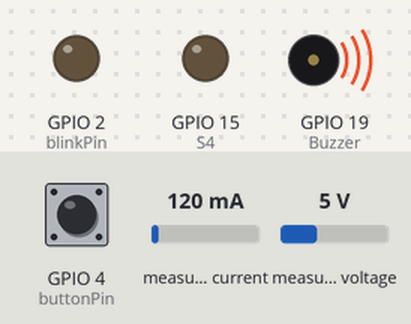
Bench run of a sketch on a simulated ESP32. Shown: output pins drawn as LEDs (lit = HIGH), buzzer (waves = sounding, pin HIGH). Dashed ring = blinking. The inputs (shaded band) are chosen by the test bench; at power-on: GPIO 4 (buttonPin) HIGH, measured current 120 mA, measured voltage 5 V. WiFi joins after 1.5 s; servers stay silent unless stated; uploads are accepted with an empty reply; the local clock reads 2024-03-15 10:24:30 at power-on unless the sketch sets it; pins used as bus, display or sensor lines are not drawn; what the sketch prints to the serial monitor is not drawn.

Above: at 3.1 s.
3.2 s: GPIO 4 (buttonPin) pulled LOW for 3.2 s
At 7.7 s:
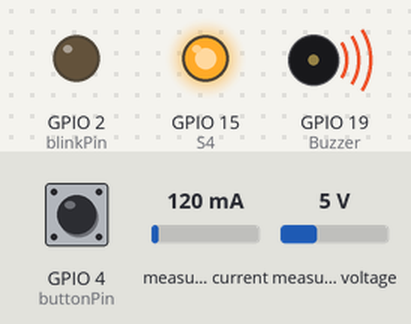
7.9 s: GPIO 4 (buttonPin) pulled LOW for 1 s
At 8.38 s:
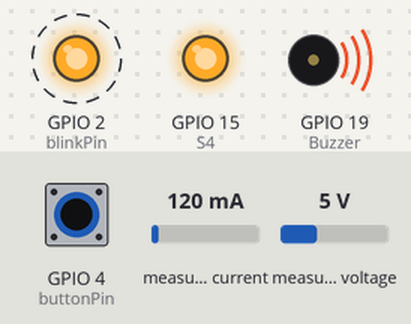
20.1 s: GPIO 4 (buttonPin) driven LOW
At 24.22 s:
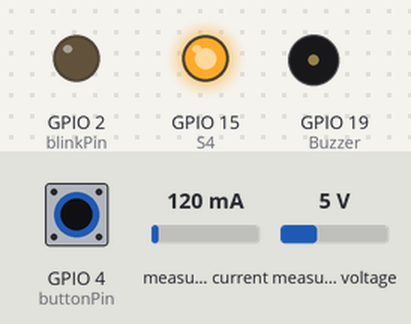
24.7 s: GPIO 4 (buttonPin) driven HIGH
At 24.7 s:
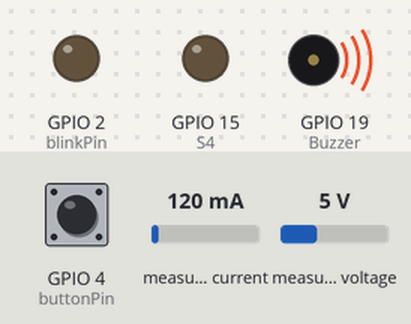
Timing chart, 0 to 27.2 s (numbered marks = the images above; inputs shaded):
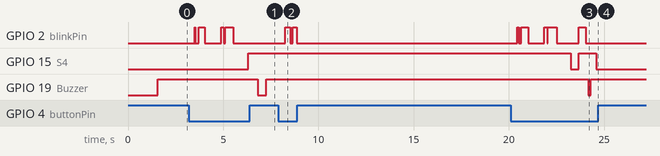

The sketch:

mainV1.ino
```cpp
#include <Arduino.h>
#include "PZEMModule.h"
#include "RTCModule.h"
#include <WiFi.h>
#include <WiFiManager.h>
#include <HTTPClient.h>
#include <ArduinoJson.h>

int S1 = 18, S2 = 5, S3 = 32, S4 = 15;
int buttonPin = 4, blinkPin = 2, Buzzer = 19;
int value_max = 0;
int value_min = 0;
String device = "1";

const char* serverUrl = "https://apiplug.nareubad.work/";
WiFiManager wifiManager;
HTTPClient http;

bool relayState = false;
bool buttonPressed = false;
bool isWifiReset = false;
bool inConfigPortal = false;

unsigned long lastBlinkTime = 0;
unsigned long buttonPressStart = 0;
unsigned long buttonPressDuration = 0;

float voltage, current, power, energy, frequency, powerFactor;
String currentTime = "";

void setup() {
  Serial.begin(115200);

  pinMode(S1, OUTPUT);
  pinMode(S2, OUTPUT);
  pinMode(S3, OUTPUT);
  pinMode(S4, OUTPUT);
  pinMode(buttonPin, INPUT_PULLUP);
  pinMode(blinkPin, OUTPUT);
  pinMode(Buzzer, OUTPUT);

  digitalWrite(S1, LOW);
  digitalWrite(S2, LOW);
  digitalWrite(S3, LOW);
  digitalWrite(S4, LOW);

  wifiManager.setTimeout(120);
  if (!wifiManager.autoConnect("PLUG")) {
    Serial.println("WiFi connect failed. Restarting ESP32...");
    delay(1000);
    ESP.restart();
  }

  setupPZEM();
  setupRTC();

  xTaskCreatePinnedToCore(sendDataToAPI_Task, "SendDataToAPI", 10000, NULL, 1, NULL, 1);
  xTaskCreatePinnedToCore(blinkLED_Task, "BlinkLED", 2048, NULL, 1, NULL, 1);

  getValueAPI();
  getRelayStatusFromAPI();
}

void checkWiFiConnection() {
  if (WiFi.status() != WL_CONNECTED) {
    Serial.println("WiFi disconnected, reconnecting...");
    wifiManager.setTimeout(10);
    if (!wifiManager.autoConnect("PLUG")) {
      Serial.println("WiFi reconnect failed.");
    } else {
      Serial.println("WiFi reconnected.");
    }
  }
}

void sendDataToAPI(float voltage, float current, float power, float energy, float frequency, float powerFactor, String currentTime) {
  checkWiFiConnection();
  if (WiFi.status() == WL_CONNECTED) {
    HTTPClient http;
    String url = serverUrl + String("devices/") + device;
    http.begin(url);
    http.addHeader("Content-Type", "application/json");

    StaticJsonDocument<300> jsonDoc;
    jsonDoc["id"] = 1;
    jsonDoc["device_status"] = WL_CONNECTED ? "on" : "off";
    jsonDoc["voltage_value"] = voltage;
    jsonDoc["current_value"] = current;
    jsonDoc["power_value"] = power;
    jsonDoc["energy_value"] = energy;
    jsonDoc["frequency_value"] = frequency;
    jsonDoc["power_factor_value"] = powerFactor;
    jsonDoc["update_at"] = currentTime;

    String jsonData;
    serializeJson(jsonDoc, jsonData);
    Serial.println("Sending data: " + jsonData);

    int httpResponseCode = http.POST(jsonData);

    if (httpResponseCode > 0) {
      Serial.println("Data sent successfully: " + String(httpResponseCode));
    } else {
      Serial.println("Error sending data: " + String(httpResponseCode));
    }

    http.end();
  } else {
    Serial.println("Cannot send data: WiFi not connected.");
  }
  getRelayStatusFromAPI();
  getValueAPI();
}

void getRelayStatusFromAPI() {
  checkWiFiConnection();

  if (WiFi.status() == WL_CONNECTED) {
    HTTPClient http;
    String url = serverUrl + String("devices_details/") + device;
    http.begin(url);

    int httpCode = http.GET();
    if (httpCode > 0) {
      String payload = http.getString();
      Serial.println("API Response: " + payload);

      StaticJsonDocument<512> doc;
      DeserializationError error = deserializeJson(doc, payload);

      if (!error) {
        for (JsonObject obj : doc.as<JsonArray>()) {
          int channel_id = obj["channel_id"];
          String status = obj["channel_status"];
          bool relayStatus = (status == "on");

          switch (channel_id) {
            case 1: digitalWrite(S1, relayStatus); break;
            case 2: digitalWrite(S2, relayStatus); break;
            case 3: digitalWrite(S3, relayStatus); break;
            case 4: digitalWrite(S4, relayStatus); break;
          }

          Serial.print("Relay ");
          Serial.print(channel_id);
          Serial.print(" Status: ");
          Serial.println(status);
        }
      } else {
        Serial.println("JSON parsing failed!");
      }
    } else {
      Serial.println("Failed to get data from API");
    }
    http.end();
  }
}

void getValueAPI() {
  checkWiFiConnection();

  if (WiFi.status() == WL_CONNECTED) {
    HTTPClient http;
    String url = serverUrl + String("value_controllers/")  + device;
    http.begin(url);

    int httpCode = http.GET();
    if (httpCode > 0) {
      String payload = http.getString();
      Serial.println("API Response: " + payload);

      StaticJsonDocument<512> doc;
      DeserializationError error = deserializeJson(doc, payload);

      if (!error) {
        for (JsonObject obj : doc.as<JsonArray>()) {
          value_max = obj["value_max"];
          value_min = obj["value_min"];

          Serial.print("Max Value: ");
          Serial.print(value_max);
          Serial.print(", Min Value: ");
          Serial.println(value_min);
        }
      } else {
        Serial.println("JSON parsing failed!");
      }
    } else {
      Serial.println("Failed to get data from API");
    }
    http.end();
  }
}


void sendRelayStateToAPI() {
  HTTPClient http;
  String url = serverUrl + String("devices_details/") + device;
  http.begin(url);

  StaticJsonDocument<512> doc;
  JsonArray arr = doc.to<JsonArray>();

  JsonObject relay1State = arr.createNestedObject();
  relay1State["devices_id"] = 1;
  relay1State["channel_id"] = 1;
  relay1State["channel_status"] = (digitalRead(S1) == HIGH) ? "on" : "off";

  JsonObject relay2State = arr.createNestedObject();
  relay2State["devices_id"] = 1;
  relay2State["channel_id"] = 2;
  relay2State["channel_status"] = (digitalRead(S2) == HIGH) ? "on" : "off";

  JsonObject relay3State = arr.createNestedObject();
  relay3State["devices_id"] = 1;
  relay3State["channel_id"] = 3;
  relay3State["channel_status"] = (digitalRead(S3) == HIGH) ? "on" : "off";

  JsonObject relay4State = arr.createNestedObject();
  relay4State["devices_id"] = 1;
  relay4State["channel_id"] = 4;
  relay4State["channel_status"] = (digitalRead(S4) == HIGH) ? "on" : "off";

  String payload;
  serializeJson(doc, payload);
  Serial.println("Sending relay state: " + payload);

  http.addHeader("Content-Type", "application/json");

  int httpCode = http.PUT(payload);

  if (httpCode == 200) {
    Serial.println("PUT request successful");
  } else {
    Serial.println("Error on HTTP request: " + String(httpCode));
  }

  http.end();
}

void checkBuzzerAlert(float value) {
  if (power > value_max) {
    digitalWrite(Buzzer, HIGH);
    Serial.println("buzzer ON");
    Serial.println("MAX");
    Serial.println(power);
    Serial.println(value_max);
  } else if (power < value_min) {
    digitalWrite(Buzzer, HIGH);
    Serial.println("buzzer ON");
    Serial.println("MIN");
    Serial.println(power);
    Serial.println(value_min);
  } else {
    digitalWrite(Buzzer, LOW);
  }
}


void sendDataToAPI_Task(void* parameter) {
  while (true) {
    voltage = pzem.voltage();
    current = pzem.current();
    power = pzem.power();
    energy = pzem.energy();
    frequency = pzem.frequency();
    powerFactor = pzem.pf();
    currentTime = getTime();

    checkBuzzerAlert(power);

    sendDataToAPI(voltage, current, power, energy, frequency, powerFactor, currentTime);

    delay(5000);
  }
}

void blinkLED_Task(void* parameter) {
  while (true) {
    digitalWrite(blinkPin, inConfigPortal ? !digitalRead(blinkPin) : LOW);
    delay(inConfigPortal ? 200 : 500);
  }
}

void loop() {
  if (digitalRead(buttonPin) == LOW) {
    if (!buttonPressed) {
      buttonPressStart = millis();
      buttonPressed = true;
    } else {
      buttonPressDuration = millis() - buttonPressStart;
      unsigned long blinkInterval = buttonPressDuration / 800;
      digitalWrite(blinkPin, (blinkInterval % 2 == 0));

      if (buttonPressDuration >= 5000 && !isWifiReset) {
        Serial.println("Resetting WiFi...");
        inConfigPortal = true;
        wifiManager.resetSettings();
        wifiManager.startConfigPortal();
        inConfigPortal = false;
        isWifiReset = true;
      }

      if (buttonPressDuration >= 3000 && buttonPressDuration < 5000) {
        relayState = !relayState;
        digitalWrite(S1, relayState);
        digitalWrite(S2, relayState);
        digitalWrite(S3, relayState);
        digitalWrite(S4, relayState);

        if (relayState) {
          digitalWrite(Buzzer, HIGH);
          delay(500);
          digitalWrite(Buzzer, LOW);
        }

        Serial.println(relayState ? "Relay ON" : "Relay OFF");
        sendRelayStateToAPI();
      }
    }
  } else {
    buttonPressed = false;
    digitalWrite(blinkPin, LOW);
  }

  delay(200);
}
```

PZEMModule.h
```cpp
#ifndef PZEMMODULE_H
#define PZEMMODULE_H

#include <PZEM004Tv30.h>

#define RXD2 16
#define TXD2 17

PZEM004Tv30 pzem(Serial2, TXD2, RXD2);

void setupPZEM() {
    Serial2.begin(9600, SERIAL_8N1, TXD2, RXD2);
}

String readPZEM() {
    float voltage = pzem.voltage();
    float current = pzem.current();
    float power = pzem.power();
    float energy = pzem.energy();

    String data = "Voltage: " + String(voltage) + " V\n" +
                  "Current: " + String(current) + " A\n" +
                  "Power: " + String(power) + " W\n" +
                  "Energy: " + String(energy) + " kWh";
    return data;
}

#endif
```

RTCModule.h
```cpp
#ifndef RTCMODULE_H
#define RTCMODULE_H

#include <Wire.h>
#include <RTClib.h>

// กำหนด SDA และ SCL สำหรับ ESP32
#define SDA 21
#define SCL 22

RTC_DS3231 rtc;

void setupRTC() {

    Wire.begin(SDA, SCL);

    if (!rtc.begin()) {
        Serial.println("RTC ไม่พบ!");
        Serial.println("ทำงานต่อไปแม้ RTC ไม่พบ");
    } else {

        if (rtc.lostPower()) {
            Serial.println("RTC มีการรีเซ็ต, ตั้งค่าเวลาใหม่...");
            rtc.adjust(DateTime(F(__DATE__), F(__TIME__)));
        }
    }
}

String getTime() {
    DateTime now = rtc.now();  // ดึงเวลา
    char buffer[30];
    sprintf(buffer, "%04d-%02d-%02d %02d:%02d:%02d",
            now.year(), now.month(), now.day(),
            now.hour(), now.minute(), now.second());
    return String(buffer);  // คืนค่าสตริงของเวลา
}

#endif
```

Measured:
- after the input at 3.2 s, GPIO 15 (S4): LOW → HIGH after 3.1 s; GPIO 19 (Buzzer): HIGH → LOW after 3.6 s, → HIGH 0.44 s later
- after the input at 7.9 s, GPIO 2 (blinkPin): alternates HIGH for 0.24 s and LOW for 0.12 s, 4 changes in all, then stays LOW, starting after 0.35 s
- after the input at 20.1 s, GPIO 15 (S4): HIGH → LOW after 3.2 s, → HIGH 0.42 s later, → LOW 0.92 s later; GPIO 19 (Buzzer): HIGH → LOW after 4.1 s, → HIGH 0.12 s later
- after the input at 24.7 s, GPIO 2 (blinkPin): stays LOW (without the input it goes to HIGH after 2.0 s); GPIO 15 (S4): stays LOW (without the input it goes to HIGH after 0.30 s); GPIO 19 (Buzzer): stays HIGH (without the input it goes to LOW after 0.80 s)
